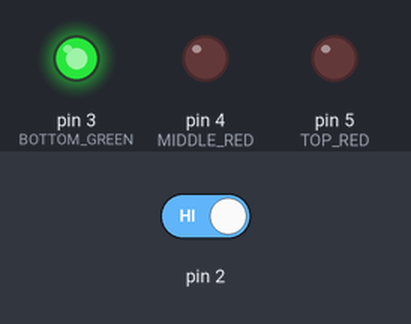
Simulated run of this sketch. Board: Arduino Uno, built with avr-gcc and run on an emulated ATmega328P. On the bench: output pins drawn as LEDs (lit = HIGH). Inputs (shaded band) come from the test bench; at power-on: pin 2 HIGH.

Above: at 15.8 s.
15.9 s: pin 2 driven LOW
At 20.3 s:
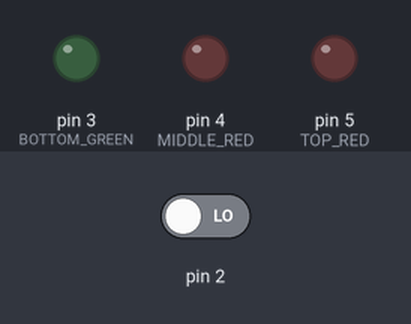
30.5 s: pin 2 driven HIGH
At 31.1 s:
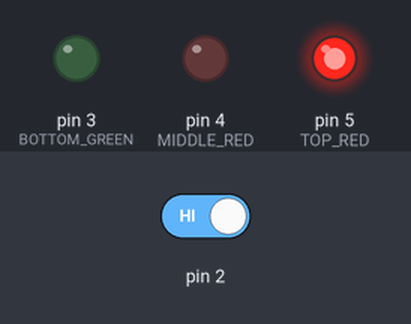
At 50.7 s:
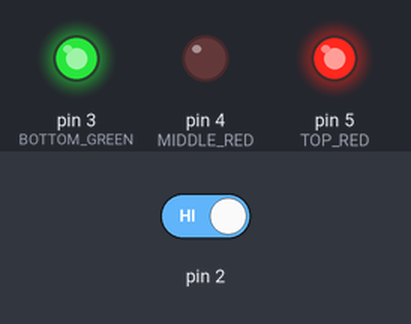
Timing chart, 0 to 73.1 s (numbered marks = the images above; inputs shaded):
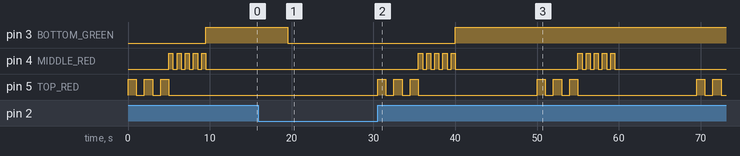

Measured:
- after the input at 15.9 s, pin 3 (BOTTOM_GREEN): HIGH → LOW after 3.6 s; pin 4 (MIDDLE_RED), pin 5 (TOP_RED): stops changing and stays LOW
- after the input at 30.5 s, pin 3 (BOTTOM_GREEN): LOW → HIGH after 9.5 s; pin 4 (MIDDLE_RED): goes 4 × (HIGH 0.50 s, LOW 0.50 s), HIGH 0.50 s, LOW 15.0 s, 4 × (HIGH 0.50 s, LOW 0.50 s), HIGH 0.50 s, then LOW, starting after 5.0 s; pin 5 (TOP_RED): LOW → HIGH at once, then repeats every 19.5 s: 2 × (LOW 1.0 s, HIGH 1.0 s), LOW 14.5 s, HIGH 1.0 s
- by itself, pin 5 (TOP_RED): alternates HIGH for 1.0 s and LOW for 1.0 s, 6 changes in all, then stays LOW

The sketch:

main.ino
```cpp
void setup() {
  pinMode(3, OUTPUT);
  pinMode(4, OUTPUT);
  pinMode(5, OUTPUT);
  pinMode(2, INPUT);

}
int TOP_RED = 5;
int MIDDLE_RED = 4;
int BOTTOM_GREEN = 3;
int SWITCH = 2;

void loop() {
  int switchState = digitalRead(2);

  if (switchState == LOW) {
    digitalWrite(3, LOW);
    digitalWrite(4, LOW);
    digitalWrite(5, LOW);
  } else {

    // Top Red
    digitalWrite(TOP_RED, HIGH);
    delay(1000);
    digitalWrite(TOP_RED, LOW);
    delay(1000);
    digitalWrite(TOP_RED, HIGH);
    delay(1000);
    digitalWrite(TOP_RED, LOW);
    delay(1000);
    digitalWrite(TOP_RED, HIGH);
    delay(1000);
    digitalWrite(TOP_RED, LOW);

    // Middle Red
    digitalWrite(TOP_RED, LOW);
    digitalWrite(MIDDLE_RED, HIGH);

    delay(500);
    digitalWrite(MIDDLE_RED, LOW);
    delay(500);
    digitalWrite(MIDDLE_RED, HIGH);
    delay(500);
    digitalWrite(MIDDLE_RED, LOW);
    delay(500);
    digitalWrite(MIDDLE_RED, HIGH);
    delay(500);
    digitalWrite(MIDDLE_RED, LOW);
    delay(500);
    digitalWrite(MIDDLE_RED, HIGH);
    delay(500);
    digitalWrite(MIDDLE_RED, LOW);
    delay(500);
    digitalWrite(MIDDLE_RED, HIGH);
    delay(500);
    digitalWrite(MIDDLE_RED, LOW);


    // Green
    digitalWrite(MIDDLE_RED, LOW);
    digitalWrite(BOTTOM_GREEN, HIGH);
    delay(10000);
  }

}
```
